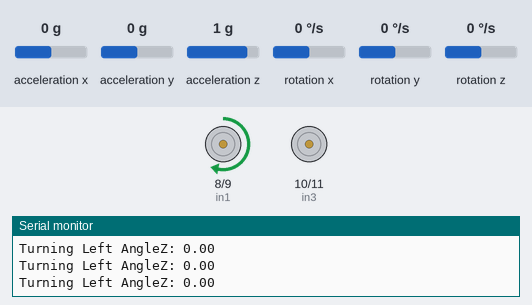
Recording of a sketch running on a simulated Arduino Uno, built with avr-gcc and run on an emulated ATmega328P. Shown: motor-driver pin pairs drawn as motors (green arrow = first pin HIGH = forward, orange = second pin HIGH = backward, longer = more drive, scaled by the enable pin), the last lines printed to the serial monitor. Inputs (shaded band) come from the test bench; at power-on: rotation z 0 °/s, acceleration x 0 g, acceleration y 0 g, acceleration z 1 g, rotation x 0 °/s, rotation y 0 °/s.

Above: at 5.4 s.
5.5 s: rotation z set to -11 °/s
8.5 s: rotation z set to -15 °/s
At 10.6 s:
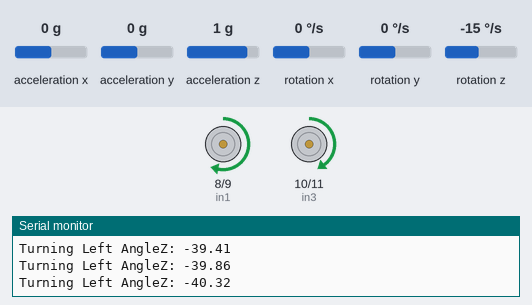
11.5 s: rotation z set to 13 °/s
At 11.9 s:
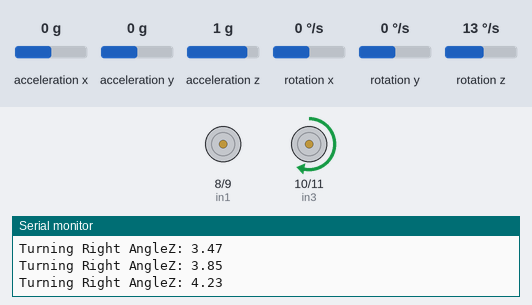
14.5 s: rotation z set to 17 °/s
At 16.1 s:
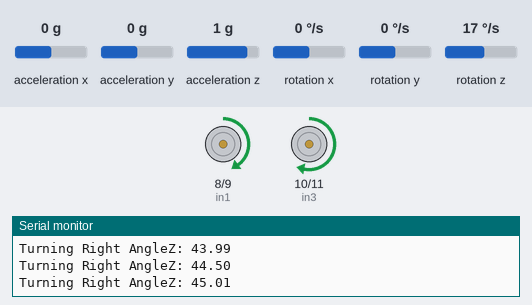
17.5 s: rotation z set to 21 °/s
20.5 s: rotation z set to 25 °/s
At 35.4 s:
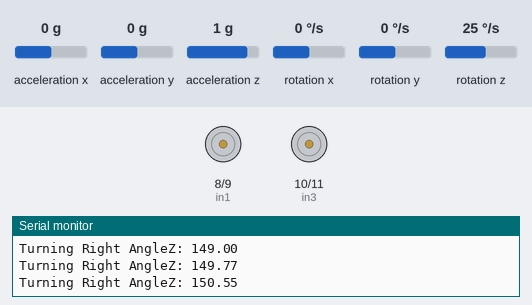
Timing chart, 0 to 39.1 s (numbered marks = the images above; inputs shaded):
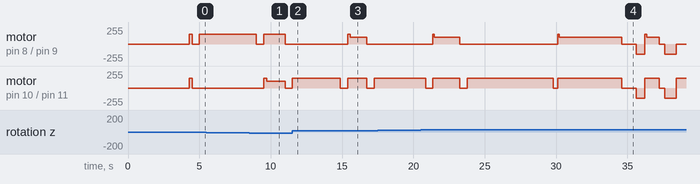

The sketch:

FINALE.ino
```cpp
#include <Wire.h>
#include <MPU6050.h>
MPU6050 mpu;

// Motor control pins
const int in1 = 8, in2 = 9, in3 = 10, in4 = 11;
const int enA = 5; // Left motor speed
const int enB = 6; // Right motor speed

// Gyro variables
float angleZ = 0;
float gyroZ_bias = 0;
unsigned long lastTime;

void setup() {
  Serial.begin(9600);

  // Motor setup
  pinMode(in1, OUTPUT);
  pinMode(in2, OUTPUT);
  pinMode(in3, OUTPUT);
  pinMode(in4, OUTPUT);
  pinMode(enA, OUTPUT);
  pinMode(enB, OUTPUT);

  analogWrite(enA, 150);
  analogWrite(enB, 150);

  // MPU setup
  Wire.begin();
  mpu.initialize();
  if (!mpu.testConnection()) {
    Serial.println("MPU6050 connection failed!");
    while (1);
  }

  delay(800);
  gyroZ_bias = calibrateGyroZ();
  Serial.print("Gyro Z Bias: ");
  Serial.println(gyroZ_bias);
  lastTime = millis();
}

void loop() {
  moveForwardWithCorrection(200);
  stopp();
  delay(500);

  turnToAngle(-40); // Left
  stopp();
  delay(500);

  moveForwardWithCorrection(1500);
  stopp();
  delay(500);

  turnToAngle(45); // Right
  stopp();
  delay(500);

  moveForwardWithCorrection(1350);
  stopp();
  delay(500);

  turnToAngle(75);
  stopp();
  delay(500);

  moveForwardWithCorrection(1900);
  stopp();
  delay(500);

  turnToAngle(150);
  stopp();
  delay(300);

  moveForwardWithCorrection(4500);
  stopp();
  delay(1000);

  //a..a

  backward();
  delay(600);

moveForwardWithCorrection(1000);
stopp();
delay(400);
backward();
delay(800);


  turnToAngle(95);
  stopp();
  delay(400);

  moveForwardWithCorrection(2670);
  stopp();

  turnToAngle(75);
  stopp();

  moveForwardWithCorrection(3300);
  stopp();

  turnToAngle(75);
  stopp();

  moveForwardWithCorrection(3200);
  stopp();
  delay(2000);
  backward();
  delay(4000);
  stopp();
  turnToAngle(90);
  stopp();
  delay(300);
  moveForwardWithCorrection(2000);
  stopp();
  turnToAngle(-135);
  stopp();
  delay(300);
  moveForwardWithCorrection(6000);
  stopp();

  delay(100000);
}

// === Movement with correction ===
void moveForwardWithCorrection(int duration_ms) {
  unsigned long start = millis();
  angleZ = 0;
  lastTime = millis();

  while (millis() - start < duration_ms) {
    float gyroZ = readGyroZ();
    float elapsedTime = (millis() - lastTime) / 1000.0;
    lastTime = millis();
    angleZ += gyroZ * elapsedTime;

    if (angleZ > -3 && angleZ < 3) {
      forward();
    } else if (angleZ < -3) {
      slightRight();
    } else if (angleZ > 3) {
      slightLeft();
    }
    delay(10);
  }
  stopp();
}

// === Turn to angle using gyro ===
void turnToAngle(float targetAngle) {
  angleZ = 0;
  lastTime = millis();

  if (targetAngle < 0) {
    // Turn Left
    while (angleZ > targetAngle) {
      float gyroZ = readGyroZ();
      float elapsed = (millis() - lastTime) / 1000.0;
      lastTime = millis();
      angleZ += gyroZ * elapsed;
      Serial.print("Turning Left AngleZ: "); Serial.println(angleZ);
      leftone();  // corrected left turn
      delay(10);
    }
  } else {
    // Turn Right
    while (angleZ < targetAngle) {
      float gyroZ = readGyroZ();
      float elapsed = (millis() - lastTime) / 1000.0;
      lastTime = millis();
      angleZ += gyroZ * elapsed;
      Serial.print("Turning Right AngleZ: "); Serial.println(angleZ);
      rightone(); // corrected right turn
      delay(10);
    }
  }
  stopp();
}

// === Motor Functions ===
void forward() {
  analogWrite(enA, 150); analogWrite(enB, 150);
  digitalWrite(in1, HIGH); digitalWrite(in2, LOW);
  digitalWrite(in3, HIGH); digitalWrite(in4, LOW);
}

void backward() {
  analogWrite(enA, 150); analogWrite(enB, 150);
  digitalWrite(in1, LOW); digitalWrite(in2, HIGH);
  digitalWrite(in3, LOW); digitalWrite(in4, HIGH);
}

void slightLeft() {
  analogWrite(enA, 100); analogWrite(enB, 150);
  digitalWrite(in1, HIGH); digitalWrite(in2, LOW);
  digitalWrite(in3, HIGH); digitalWrite(in4, LOW);
}

void slightRight() {
  analogWrite(enA, 150); analogWrite(enB, 100);
  digitalWrite(in1, HIGH); digitalWrite(in2, LOW);
  digitalWrite(in3, HIGH); digitalWrite(in4, LOW);
}

void leftone() {
  analogWrite(enA, 150); analogWrite(enB, 0);
  digitalWrite(in1, HIGH); digitalWrite(in2, LOW);
  digitalWrite(in3, LOW);  digitalWrite(in4, LOW);
}
// === Gyro calibration ===

void rightone() {
  analogWrite(enA, 0); analogWrite(enB, 150);
  digitalWrite(in1, LOW);  digitalWrite(in2, LOW);
  digitalWrite(in3, HIGH); digitalWrite(in4, LOW);
}

void stopp() {
  digitalWrite(in1, LOW); digitalWrite(in2, LOW);
  digitalWrite(in3, LOW); digitalWrite(in4, LOW);
}

float calibrateGyroZ() {
  long sum = 0;
  int samples = 500;
  int16_t gx, gy, gz;

  for (int i = 0; i < samples; i++) {
    mpu.getRotation(&gx, &gy, &gz);
    sum += gz;
    delay(5);
  }
  return (float)sum / samples / 131.0;
}

// === Gyro reading ===
float readGyroZ() {
  int16_t gx, gy, gz;
  mpu.getRotation(&gx, &gy, &gz);
  float gyroZ = (float)gz / 131.0;
  gyroZ -= gyroZ_bias;
  return gyroZ;
}
```

Measured:
- the behaviour switches between -13 and -14 °/s on rotation z (found by bisection; images 0 and 1)
- the behaviour switches between 15 and 16 °/s on rotation z (found by bisection; images 2 and 3)
- the behaviour switches between 23 and 24 °/s on rotation z (found by bisection; images 3 and 4)
